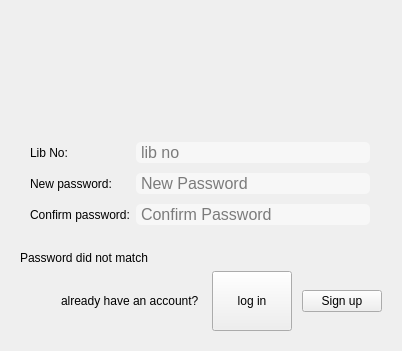
<?xml version="1.0" encoding="UTF-8"?>
<ui version="4.0">
 <class>Login</class>
 <widget class="QDialog" name="Login">
  <property name="geometry">
   <rect>
    <x>0</x>
    <y>0</y>
    <width>402</width>
    <height>351</height>
   </rect>
  </property>
  <property name="windowTitle">
   <string>Dialog</string>
  </property>
  <layout class="QVBoxLayout" name="verticalLayout_2">
   <item>
    <widget class="QStackedWidget" name="pages">
     <property name="styleSheet">
      <string notr="true">QPushButton[accessibleName = 'link'] {
	background:none;
	border:none;
	text-decoration:underline;
	color:blue;
	font-style:italic;
}
QPushButton[accessibleName = 'link']:hover{
	color: red;
	font-size:13px;
}</string>
     </property>
     <property name="currentIndex">
      <number>1</number>
     </property>
     <widget class="QWidget" name="loginPage">
      <layout class="QVBoxLayout" name="verticalLayout_3">
       <item>
        <layout class="QVBoxLayout" name="verticalLayout" stretch="1,0,0,0">
         <item>
          <layout class="QHBoxLayout" name="horizontalLayout_30">
           <item>
            <widget class="QLabel" name="label_7">
             <property name="maximumSize">
              <size>
               <width>128</width>
               <height>128</height>
              </size>
             </property>
             <property name="styleSheet">
              <string notr="true">image:url(:images/user.png);</string>
             </property>
             <property name="text">
              <string/>
             </property>
            </widget>
           </item>
          </layout>
         </item>
         <item>
          <widget class="QFrame" name="formFrame">
           <property name="styleSheet">
            <string notr="true">QLineEdit {
	border-radius:5px;
	margin:0px;
	background-color:rgba(255,255,255,0.5);
	padding-left:3px;
	color:black;
	font-size:16px;
}
</string>
           </property>
           <layout class="QFormLayout" name="formLayout">
            <property name="labelAlignment">
             <set>Qt::AlignCenter</set>
            </property>
            <property name="formAlignment">
             <set>Qt::AlignBottom|Qt::AlignHCenter</set>
            </property>
            <property name="verticalSpacing">
             <number>22</number>
            </property>
            <property name="leftMargin">
             <number>19</number>
            </property>
            <property name="topMargin">
             <number>12</number>
            </property>
            <property name="rightMargin">
             <number>20</number>
            </property>
            <item row="0" column="0">
             <widget class="QLabel" name="label">
              <property name="text">
               <string>Lib NO: </string>
              </property>
             </widget>
            </item>
            <item row="0" column="1">
             <widget class="QLineEdit" name="loginLibNo">
              <property name="placeholderText">
               <string>library number</string>
              </property>
             </widget>
            </item>
            <item row="1" column="0">
             <widget class="QLabel" name="label_2">
              <property name="text">
               <string>Password:</string>
              </property>
             </widget>
            </item>
            <item row="1" column="1">
             <widget class="QLineEdit" name="loginPassword">
              <property name="echoMode">
               <enum>QLineEdit::Password</enum>
              </property>
              <property name="placeholderText">
               <string>Password</string>
              </property>
             </widget>
            </item>
            <item row="2" column="0">
             <layout class="QHBoxLayout" name="horizontalLayout_2"/>
            </item>
           </layout>
          </widget>
         </item>
         <item>
          <layout class="QHBoxLayout" name="horizontalLayout_3">
           <item>
            <widget class="QLabel" name="errorLabel">
             <property name="styleSheet">
              <string notr="true"/>
             </property>
             <property name="text">
              <string/>
             </property>
            </widget>
           </item>
          </layout>
         </item>
         <item>
          <layout class="QHBoxLayout" name="horizontalLayout">
           <item>
            <spacer name="horizontalSpacer">
             <property name="orientation">
              <enum>Qt::Horizontal</enum>
             </property>
             <property name="sizeHint" stdset="0">
              <size>
               <width>40</width>
               <height>20</height>
              </size>
             </property>
            </spacer>
           </item>
           <item>
            <widget class="QLabel" name="label_3">
             <property name="text">
              <string>&lt;html&gt;&lt;head/&gt;&lt;body&gt;&lt;p&gt;dont have an account? &lt;/p&gt;&lt;/body&gt;&lt;/html&gt;</string>
             </property>
            </widget>
           </item>
           <item>
            <widget class="QPushButton" name="btnToSignup">
             <property name="minimumSize">
              <size>
               <width>60</width>
               <height>0</height>
              </size>
             </property>
             <property name="accessibleName">
              <string>link</string>
             </property>
             <property name="styleSheet">
              <string notr="true"/>
             </property>
             <property name="text">
              <string>Sign up</string>
             </property>
             <property name="autoDefault">
              <bool>false</bool>
             </property>
            </widget>
           </item>
           <item>
            <widget class="QPushButton" name="btnLogin">
             <property name="text">
              <string>Log In</string>
             </property>
             <property name="icon">
              <iconset>
               <normalon>:/images/enter.png</normalon>
              </iconset>
             </property>
             <property name="default">
              <bool>false</bool>
             </property>
            </widget>
           </item>
          </layout>
         </item>
        </layout>
       </item>
      </layout>
     </widget>
     <widget class="QWidget" name="signupPage">
      <layout class="QVBoxLayout" name="verticalLayout_5">
       <item>
        <layout class="QVBoxLayout" name="verticalLayout_4" stretch="1,1,0,0">
         <item>
          <layout class="QHBoxLayout" name="horizontalLayout_31">
           <item>
            <widget class="QLabel" name="label_8">
             <property name="maximumSize">
              <size>
               <width>128</width>
               <height>128</height>
              </size>
             </property>
             <property name="styleSheet">
              <string notr="true">image:url(:images/user.png);</string>
             </property>
             <property name="text">
              <string/>
             </property>
            </widget>
           </item>
          </layout>
         </item>
         <item>
          <widget class="QFrame" name="formFrame">
           <property name="styleSheet">
            <string notr="true">QLineEdit {
	border-radius:5px;
	margin:0px;
	background-color:rgba(255,255,255,0.5);
	padding-left:3px;
	color:black;
	font-size:16px;
}
</string>
           </property>
           <layout class="QFormLayout" name="formLayout_2">
            <property name="verticalSpacing">
             <number>10</number>
            </property>
            <property name="leftMargin">
             <number>10</number>
            </property>
            <property name="topMargin">
             <number>20</number>
            </property>
            <property name="rightMargin">
             <number>12</number>
            </property>
            <property name="bottomMargin">
             <number>20</number>
            </property>
            <item row="0" column="0">
             <widget class="QLabel" name="label_4">
              <property name="text">
               <string>Lib No:</string>
              </property>
             </widget>
            </item>
            <item row="0" column="1">
             <widget class="QLineEdit" name="signupLibNo">
              <property name="placeholderText">
               <string>lib no</string>
              </property>
             </widget>
            </item>
            <item row="1" column="0">
             <widget class="QLabel" name="label_5">
              <property name="text">
               <string>New password:</string>
              </property>
             </widget>
            </item>
            <item row="2" column="0">
             <widget class="QLabel" name="label_6">
              <property name="text">
               <string>Confirm password:</string>
              </property>
             </widget>
            </item>
            <item row="1" column="1">
             <widget class="QLineEdit" name="signupNewPassword">
              <property name="echoMode">
               <enum>QLineEdit::Password</enum>
              </property>
              <property name="placeholderText">
               <string>New Password</string>
              </property>
             </widget>
            </item>
            <item row="2" column="1">
             <widget class="QLineEdit" name="signupConfirmPassword">
              <property name="echoMode">
               <enum>QLineEdit::Password</enum>
              </property>
              <property name="placeholderText">
               <string>Confirm Password</string>
              </property>
             </widget>
            </item>
           </layout>
          </widget>
         </item>
         <item>
          <layout class="QHBoxLayout" name="horizontalLayout_5">
           <item>
            <widget class="QLabel" name="lblSignUpError">
             <property name="text">
              <string>Password did not match</string>
             </property>
            </widget>
           </item>
          </layout>
         </item>
         <item>
          <layout class="QHBoxLayout" name="horizontalLayout_4" stretch="0,0,0,0">
           <property name="spacing">
            <number>10</number>
           </property>
           <item>
            <spacer name="horizontalSpacer_2">
             <property name="orientation">
              <enum>Qt::Horizontal</enum>
             </property>
             <property name="sizeHint" stdset="0">
              <size>
               <width>40</width>
               <height>20</height>
              </size>
             </property>
            </spacer>
           </item>
           <item>
            <widget class="QLabel" name="label_9">
             <property name="text">
              <string>&lt;html&gt;&lt;head/&gt;&lt;body&gt;&lt;p&gt;already have an account? &lt;/p&gt;&lt;/body&gt;&lt;/html&gt;</string>
             </property>
            </widget>
           </item>
           <item>
            <widget class="QPushButton" name="btnToLogin">
             <property name="minimumSize">
              <size>
               <width>60</width>
               <height>60</height>
              </size>
             </property>
             <property name="accessibleName">
              <string>link</string>
             </property>
             <property name="styleSheet">
              <string notr="true"/>
             </property>
             <property name="text">
              <string>log in</string>
             </property>
             <property name="autoDefault">
              <bool>false</bool>
             </property>
            </widget>
           </item>
           <item>
            <widget class="QPushButton" name="signUp">
             <property name="text">
              <string>Sign up</string>
             </property>
             <property name="default">
              <bool>true</bool>
             </property>
            </widget>
           </item>
          </layout>
         </item>
        </layout>
       </item>
      </layout>
     </widget>
    </widget>
   </item>
  </layout>
 </widget>
 <resources>
  <include location="Resources/resources.qrc"/>
 </resources>
 <connections/>
</ui>
